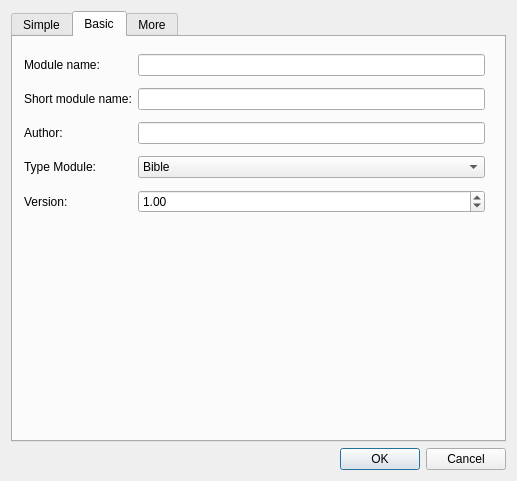
<?xml version="1.0" encoding="UTF-8"?>
<ui version="4.0">
 <class>ProjectProperty</class>
 <widget class="QDialog" name="ProjectProperty">
  <property name="windowModality">
   <enum>Qt::WindowModal</enum>
  </property>
  <property name="geometry">
   <rect>
    <x>0</x>
    <y>0</y>
    <width>517</width>
    <height>481</height>
   </rect>
  </property>
  <property name="windowTitle">
   <string>Project property</string>
  </property>
  <layout class="QGridLayout" name="gridLayout_2">
   <item row="1" column="0">
    <widget class="QDialogButtonBox" name="buttonBox">
     <property name="orientation">
      <enum>Qt::Horizontal</enum>
     </property>
     <property name="standardButtons">
      <set>QDialogButtonBox::Cancel|QDialogButtonBox::Ok</set>
     </property>
    </widget>
   </item>
   <item row="0" column="0">
    <widget class="QTabWidget" name="tabWidget">
     <property name="currentIndex">
      <number>1</number>
     </property>
     <widget class="QWidget" name="tabSimple">
      <attribute name="title">
       <string>Simple</string>
      </attribute>
      <widget class="QWidget" name="layoutWidget">
       <property name="geometry">
        <rect>
         <x>20</x>
         <y>10</y>
         <width>451</width>
         <height>171</height>
        </rect>
       </property>
       <layout class="QGridLayout" name="gridLayout">
        <item row="0" column="0">
         <widget class="QLabel" name="label">
          <property name="text">
           <string comment="The title or name of the project">Title</string>
          </property>
         </widget>
        </item>
        <item row="0" column="1">
         <widget class="QLineEdit" name="ETitle"/>
        </item>
        <item row="2" column="1">
         <layout class="QHBoxLayout" name="_5">
          <property name="spacing">
           <number>0</number>
          </property>
          <item>
           <widget class="QLineEdit" name="EprjFileName"/>
          </item>
          <item>
           <widget class="QPushButton" name="BprjFileName">
            <property name="minimumSize">
             <size>
              <width>30</width>
              <height>25</height>
             </size>
            </property>
            <property name="maximumSize">
             <size>
              <width>30</width>
              <height>25</height>
             </size>
            </property>
            <property name="text">
             <string>...</string>
            </property>
           </widget>
          </item>
         </layout>
        </item>
        <item row="2" column="0">
         <widget class="QLabel" name="label_4">
          <property name="text">
           <string comment="Project file name">File name</string>
          </property>
         </widget>
        </item>
       </layout>
      </widget>
     </widget>
     <widget class="QWidget" name="tabBasic">
      <attribute name="title">
       <string>Basic</string>
      </attribute>
      <widget class="QWidget" name="">
       <property name="geometry">
        <rect>
         <x>11</x>
         <y>11</y>
         <width>461</width>
         <height>171</height>
        </rect>
       </property>
       <layout class="QGridLayout" name="gridLayout_3">
        <item row="0" column="0">
         <widget class="QLabel" name="label_7">
          <property name="text">
           <string>Module name:</string>
          </property>
         </widget>
        </item>
        <item row="0" column="1">
         <widget class="QLineEdit" name="lineEditBibleName"/>
        </item>
        <item row="1" column="0">
         <widget class="QLabel" name="label_2">
          <property name="text">
           <string>Short module name:</string>
          </property>
         </widget>
        </item>
        <item row="1" column="1">
         <widget class="QLineEdit" name="lineEditBibleShortName"/>
        </item>
        <item row="2" column="0">
         <widget class="QLabel" name="label_5">
          <property name="text">
           <string>Author:</string>
          </property>
         </widget>
        </item>
        <item row="2" column="1">
         <widget class="QLineEdit" name="lineEditCopyright"/>
        </item>
        <item row="3" column="0">
         <widget class="QLabel" name="label_6">
          <property name="text">
           <string>Type Module:</string>
          </property>
         </widget>
        </item>
        <item row="3" column="1">
         <widget class="QComboBox" name="comboBoxTypeModule">
          <item>
           <property name="text">
            <string>Bible</string>
           </property>
          </item>
         </widget>
        </item>
        <item row="4" column="0">
         <widget class="QLabel" name="label_8">
          <property name="text">
           <string>Version:</string>
          </property>
         </widget>
        </item>
        <item row="4" column="1">
         <widget class="QDoubleSpinBox" name="doubleSpinBoxVersion">
          <property name="maximum">
           <double>150.000000000000000</double>
          </property>
          <property name="value">
           <double>1.000000000000000</double>
          </property>
         </widget>
        </item>
       </layout>
      </widget>
     </widget>
     <widget class="QWidget" name="tabMore">
      <attribute name="title">
       <string>More</string>
      </attribute>
     </widget>
    </widget>
   </item>
  </layout>
 </widget>
 <tabstops>
  <tabstop>buttonBox</tabstop>
 </tabstops>
 <resources/>
 <connections>
  <connection>
   <sender>buttonBox</sender>
   <signal>accepted()</signal>
   <receiver>ProjectProperty</receiver>
   <slot>accept()</slot>
   <hints>
    <hint type="sourcelabel">
     <x>248</x>
     <y>254</y>
    </hint>
    <hint type="destinationlabel">
     <x>157</x>
     <y>274</y>
    </hint>
   </hints>
  </connection>
  <connection>
   <sender>buttonBox</sender>
   <signal>rejected()</signal>
   <receiver>ProjectProperty</receiver>
   <slot>reject()</slot>
   <hints>
    <hint type="sourcelabel">
     <x>316</x>
     <y>260</y>
    </hint>
    <hint type="destinationlabel">
     <x>286</x>
     <y>274</y>
    </hint>
   </hints>
  </connection>
 </connections>
</ui>
